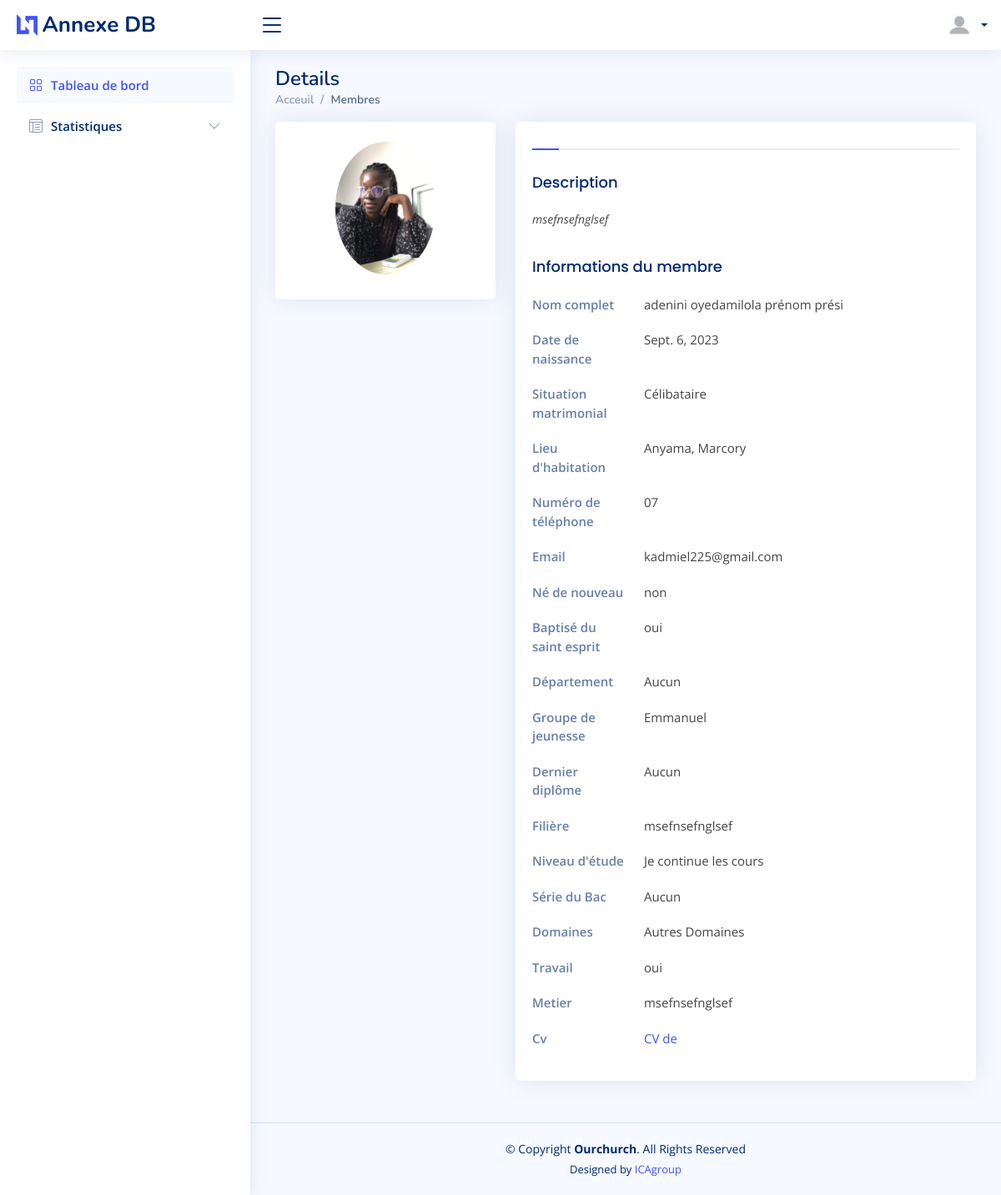
/1/ (signed in), run on the app's committed database.
### comptes/models.py (models this page shows)
class professionnal(models.Model):
    user = models.ForeignKey(User ,null=True, blank=True, on_delete=models.CASCADE)
    working = models.CharField(max_length=3)
    jobs = models.CharField(max_length=80)
    jobs_description = models.TextField(blank=True, default=None)
    cv = models.FileField(upload_to='PDF/CV/', null=True)
    image_de_profil = models.ImageField(upload_to='Pictures/profil', null=True)

class Person(models.Model):
    user = models.ForeignKey(User ,null=True, blank=True, on_delete=models.CASCADE)
    birthday = models.DateField(auto_now=False, auto_now_add=False)
    living_town = models.CharField(max_length=50)
    commune = models.CharField(max_length=50)
    number = models.CharField(max_length=10)
    status = models.CharField(max_length=15)
    domaines = models.CharField(max_length=80)
    genre = models.CharField(max_length=10)

class spirit(models.Model):
    user = models.ForeignKey(User ,null=True, blank=True, on_delete=models.CASCADE)
    young_crue = models.CharField(max_length=15)
    department = models.CharField(max_length=50)
    water_baptem = models.CharField(max_length=3)
    spirit_baptem = models.CharField(max_length=3)

class scolaire(models.Model):
    user = models.ForeignKey(User ,null=True, blank=True, on_delete=models.CASCADE)
    school_level = models.CharField(max_length=50)
    last_diplom = models.CharField(max_length=50)
    type_bac = models.CharField(max_length=1)
    fields = models.CharField(max_length=200)

### comptes/views.py (the view)
# urls.py: path('<int:user_id>/', views.details, name="details"),
@login_required
def details(request, user_id):
    if not request.user.is_authenticated:
        return redirect('connexion')
    context = {
        'person': get_object_or_404(Person, pk=user_id),
        'spirit': get_object_or_404(spirit, pk=user_id),
        'scolaire': get_object_or_404(scolaire, pk=user_id),
        'professionnal': get_object_or_404(professionnal, pk=user_id),
    }
    return render(request, 'pages/details.html', context)

### comptes/templates/pages/details.html (shortened to what this page needs)
{% load static %}
{% include 'main/header/header.html' %}
<body>
    <header>
    {% include 'main/menu/menu.html' %}
    </header>
    <main id="main" class="main">
        <div class="pagetitle">
          <h1>Details</h1>
          <nav>
            <ol class="breadcrumb">
              <li class="breadcrumb-item"><a href="{% url 'index' %}">Acceuil</a></li>
              <li class="breadcrumb-item active">Membres</li>
            </ol>
          </nav>
        </div>
        <section class="section profile">
          <div class="row">
            <div class="col-xl-4">
              <div class="card">
                <div class="card-body profile-card pt-4 d-flex flex-column align-items-center">
                  <img src="/media/{{professionnal.image_de_profil}}" alt="Profile" class="rounded-circle">
                </div>
              </div>
            </div>
            <div class="col-xl-8">
              <div class="card">
                <div class="card-body pt-3">
                  <ul class="nav nav-tabs nav-tabs-bordered">
                    <li class="nav-item">
                      <button class="nav-link active" data-bs-toggle="tab" data-bs-target="#profile-overview"></button>
                    </li>
                    <li class="nav-item">
                      <button class="nav-link" data-bs-toggle="tab" data-bs-target="#profile-overview"></button>
                    </li>
                    <li class="nav-item">
                      <button class="nav-link" data-bs-toggle="tab" data-bs-target="#profile-overview"></button>
                    </li>
                    <li class="nav-item">
                      <button class="nav-link" data-bs-toggle="tab" data-bs-target="#profile-overview"></button>
                    </li>
                  </ul>
                  <div class="tab-content pt-2">
                    <div class="tab-pane fade show active profile-overview" id="profile-overview">
                      <h5 class="card-title">Description</h5>
                      <p class="small fst-italic">{{professionnal.jobs_description}}</p>
                      <h5 class="card-title">Informations du membre</h5>
                      <div class="row">
                        <div class="col-lg-3 col-md-4 label ">Nom complet</div>
                        <div class="col-lg-9 col-md-8">{{person.user.last_name}} {{person.user.first_name}}</div>
                      </div>
                      <div class="row">
                        <div class="col-lg-3 col-md-4 label ">Date de naissance</div>
                        <div class="col-lg-9 col-md-8">{{person.birthday}}</div>
                      </div>
                      <div class="row">
                        <div class="col-lg-3 col-md-4 label ">Situation matrimonial</div>
                        <div class="col-lg-9 col-md-8">{{person.status}}</div>
                      </div>
                      <div class="row">
                        <div class="col-lg-3 col-md-4 label">Lieu d'habitation</div>
                        <div class="col-lg-9 col-md-8">{{person.living_town}}, {{person.commune}}</div>
                      </div>
                      <div class="row">
                        <div class="col-lg-3 col-md-4 label">Numéro de téléphone</div>
                        <div class="col-lg-9 col-md-8">{{person.number}}</div>
                      </div>
                      <div class="row">
                        <div class="col-lg-3 col-md-4 label">Email</div>
                        <div class="col-lg-9 col-md-8">{{person.user.email}}</div>
                      </div>
                      <div class="row">
                        <div class="col-lg-3 col-md-4 label">Né de nouveau</div>
                        <div class="col-lg-9 col-md-8">{{spirit.water_baptem}}</div>
                      </div>
                      <div class="row">
                        <div class="col-lg-3 col-md-4 label">Baptisé du saint esprit</div>
                        <div class="col-lg-9 col-md-8">{{spirit.spirit_baptem}}</div>
                      </div>
                      <div class="row">
                        <div class="col-lg-3 col-md-4 label">Département</div>
                        <div class="col-lg-9 col-md-8">{{spirit.department}}</div>
                      </div>
                      <div class="row">
                        <div class="col-lg-3 col-md-4 label">Groupe de jeunesse</div>
                        <div class="col-lg-9 col-md-8">{{spirit.young_crue}} </div>
                      </div>
                      <div class="row">
                        <div class="col-lg-3 col-md-4 label">Dernier diplôme</div>
                        <div class="col-lg-9 col-md-8">{{scolaire.last_diplom}}</div>
                      </div>
                      <div class="row">
                        <div class="col-lg-3 col-md-4 label">Filière</div>
                        <div class="col-lg-9 col-md-8">{{scolaire.fields}}</div>
                      </div>
                      <div class="row">
                        <div class="col-lg-3 col-md-4 label">Niveau d'étude</div>
                        <div class="col-lg-9 col-md-8">{{scolaire.school_level}} </div>
                      </div>
                      <div class="row">
                        <div class="col-lg-3 col-md-4 label">Série du Bac</div>
                        <div class="col-lg-9 col-md-8">{{scolaire.type_bac}}</div>
                      </div>
                      <div class="row">
                        <div class="col-lg-3 col-md-4 label">Domaines</div>
                        <div class="col-lg-9 col-md-8">{{person.domaines}}</div>
                      </div>
                      <div class="row">
                        <div class="col-lg-3 col-md-4 label">Travail</div>
                        <div class="col-lg-9 col-md-8">{{professionnal.working}} </div>
                      </div>
                      <div class="row">
                        <div class="col-lg-3 col-md-4 label">Metier</div>
                        <div class="col-lg-9 col-md-8">{{professionnal.jobs}}</div>
                      </div>
                      <div class="row">
                        <div class="col-lg-3 col-md-4 label">Cv</div>
                        <div class="col-lg-9 col-md-8"><a href="/media/{{professionnal.cv}}" target="_blank" >CV de {{person.name}}</a></div>
                      </div>
                    </div>
                  </div>
                </div>
              </div>
            </div>
          </div>
        </section>
      </main>
    <footer>
        {% include 'main/footer/footer.html' %}
    </footer>
</body>

### comptes/static/assets/css/style.css (style rules this page uses)
:root { scroll-behavior: smooth; }
body { font-family: "Open Sans", sans-serif; background: #f6f9ff; color: #444444; }
a { color: #4154f1; text-decoration: none; }
h1, h2, h3, h4, h5, h6 { font-family: "Nunito", sans-serif; }
#main { margin-top: 60px; padding: 20px 30px; transition: all 0.3s; }
.pagetitle { margin-bottom: 10px; }
.pagetitle h1 { font-size: 24px; margin-bottom: 0; font-weight: 600; color: #012970; }
.card { margin-bottom: 30px; border: none; border-radius: 5px; box-shadow: 0px 0 30px rgba(1, 41, 112, 0.1); }
.card-title { padding: 20px 0 15px 0; font-size: 18px; font-weight: 500; color: #012970; font-family: "Poppins", sans-serif; }
.card-body { padding: 0 20px 20px 20px; }
.breadcrumb { font-size: 14px; font-family: "Nunito", sans-serif; color: #899bbd; font-weight: 600; }
.breadcrumb a { color: #899bbd; transition: 0.3s; }
.breadcrumb .breadcrumb-item::before { color: #899bbd; }
.breadcrumb .active { color: #51678f; font-weight: 600; }
.nav-tabs-bordered { border-bottom: 2px solid #ebeef4; }
.nav-tabs-bordered .nav-link { margin-bottom: -2px; border: none; color: #2c384e; }
.nav-tabs-bordered .nav-link.active { background-color: #fff; color: #4154f1; border-bottom: 2px solid #4154f1; }
@media (min-width: 1200px) { #main, #footer { margin-left: 300px; } }
.profile .profile-card img { max-width: 120px; }
.profile .profile-overview .row { margin-bottom: 20px; font-size: 15px; }
.profile .profile-overview .card-title { color: #012970; }
.profile .profile-overview .label { font-weight: 600; color: rgba(1, 41, 112, 0.6); }

### data on the page
professionnal: image_de_profil (picture), jobs_description "msefnsefnglsef", working "oui", jobs "msefnsefnglsef"
Person: user.last_name "adenini oyedamilola", user.first_name "prénom prési", birthday "Sept. 6, 2023", status "Célibataire", living_town "Anyama", commune "Marcory", number "07", user.email "kadmiel225@gmail.com", domaines "Autres Domaines"
spirit: water_baptem "non", spirit_baptem "oui", department "Aucun", young_crue "Emmanuel"
scolaire: last_diplom "Aucun", fields "msefnsefnglsef", school_level "Je continue les cours", type_bac "Aucun"
